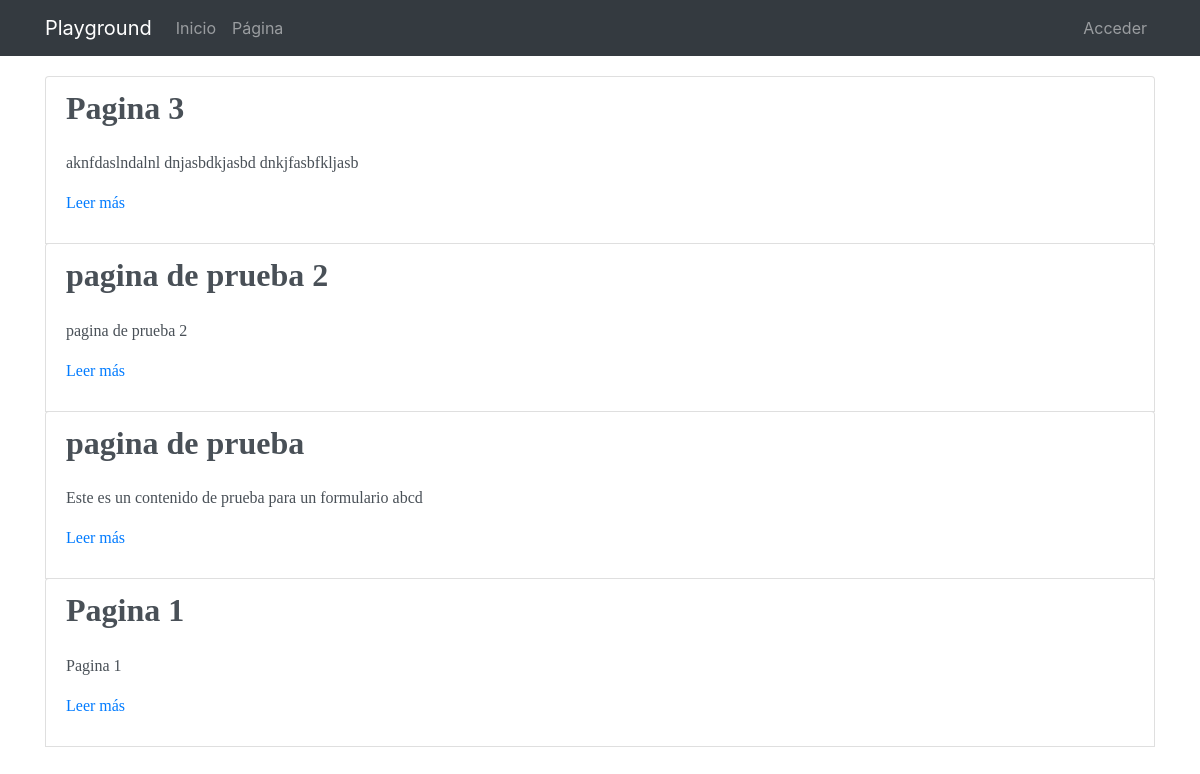
Page /pages/ on the earlier database version.
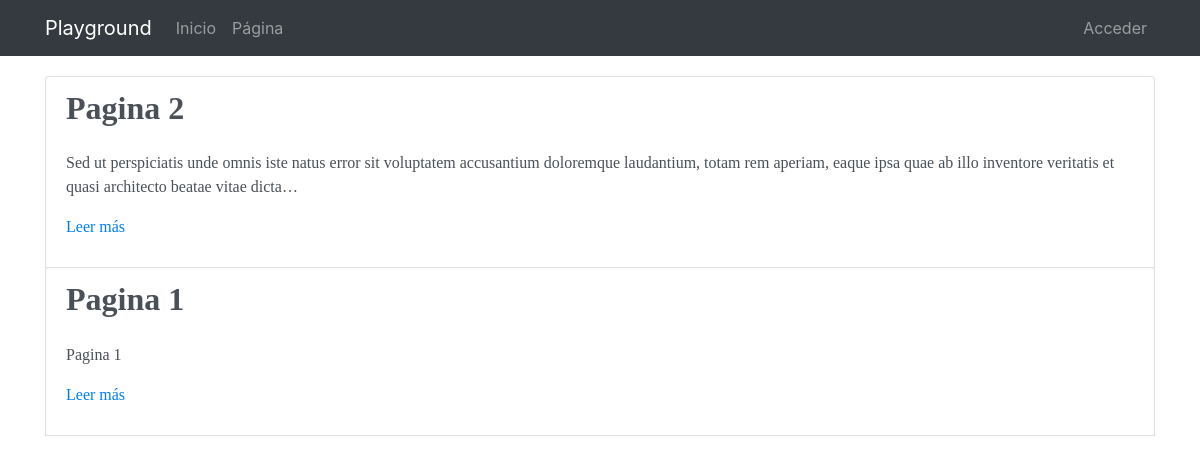
Same page on the later database version.
### pages/models.py (models this page shows, shortened)
class Page(models.Model):
    title = models.CharField(verbose_name="Título", max_length=200)
    content = RichTextField(verbose_name="Contenido")
    order = models.SmallIntegerField(verbose_name="Orden", default=0)
    created = models.DateTimeField(auto_now_add=True, verbose_name="Fecha de creación")
    updated = models.DateTimeField(auto_now=True, verbose_name="Fecha de edición")
    class Meta:
        verbose_name = "página"
        verbose_name_plural = "páginas"
        ordering = ['order', 'title']

### pages/views.py (the view)
# urls.py: path('', PageListView.as_view(), name='pages'),
class PageListView(ListView):
    model = Page

### pages/templates/pages/page_list.html (shortened to what this page needs)
{% extends 'core/base.html' %}
{% load static %}
{% block content %}
{% include "pages/includes/pages_menu.html" %}
<main role="main">
  <div class="container mb-4">
    {% for page in page_list|dictsort:"id" reversed %}
    <div class="list-group list-group-item list-group-item-action flex-column align-items-start ">
        <div class="d-flex w-100 justify-content-between">
          <font face="Trebuchet MS"><h2 class="mb-4"><b>{{page.title}}</b></h2>
        </div>
          <p>{{page.content|striptags|safe|truncatechars:"200"}}</p>
          <p><a href="{% url 'pages:page' page.id page.title|slugify %}">Leer más</a>
    </div>
    {% endfor %}
  </div>
</main>
{% endblock %}

### core/templates/core/base.html (shortened to what this page needs)
<!DOCTYPE html>
<html lang="es">
  <head>
    {% load static %}
    <link href="{% static 'core/vendor/bootstrap/css/bootstrap.min.css' %}" rel="stylesheet">
    <link href="{% static 'core/vendor/font-awesome/css/font-awesome.min.css' %}" rel="stylesheet" type="text/css">
    <link href="{% static 'core/css/main.css' %}" rel="stylesheet">
  </head>
  <body>
    <body>
      <nav class="navbar navbar-expand-lg navbar-dark bg-dark">
        <div class="container">
          <a class="navbar-brand" href="{% url 'home' %}">Playground</a>
          <div class="collapse navbar-collapse" id="ned">
            <ul class="navbar-nav mr-auto">
              <li class="nav-item">
                <a class="nav-link" href="{% url 'home' %}">Inicio</a>
              </li>
              <li class="nav-item">
                <a class="nav-link" href="{% url 'pages:pages' %}">Página</a>
              </li>
            </ul>
            <ul class="navbar-nav">
              {% if not request.user.is_authenticated %}
                <li class="nav-item">
                  <a class="nav-link" href="/accounts/login/">Acceder</a>
                </li>
              {% else %}
                <li class="nav-item">
                  <a class="nav-link" href="/accounts/logout/">Cerrar sesión</a>
                </li>
              {% endif %}
            </ul>
          </div>
        </div>
      </nav>
      {% block content %}{% endblock %}
  </body>
</html>

### pages/templates/pages/includes/pages_menu.html (shortened to what this page needs)
{% load static %}
<link href="{% static 'pages/css/custom_ckeditor.css' %}" rel="stylesheet">

### core/static/core/css/main.css (style rules this page uses)
main { padding-top: 20px; }
:root { --jumbotron-padding-y: 3rem; }

Differences in the rows shown:
removed Page: title "Pagina 3", content "aknfdaslndalnl dnjasbdkjasbd dnkjfasbfkljasb"
removed Page: title "pagina de prueba 2", content "pagina de prueba 2"
removed Page: title "pagina de prueba", content "Este es un contenido de prueba para un formulario abcd"
added Page: title "Pagina 2", content "Sed ut perspiciatis unde omnis iste natus error sit voluptatem accusantium doloremque laudantium, totam rem aperiam, eaque ipsa quae ab illo inventore veritatis et quasi architecto beatae vitae dicta…"
